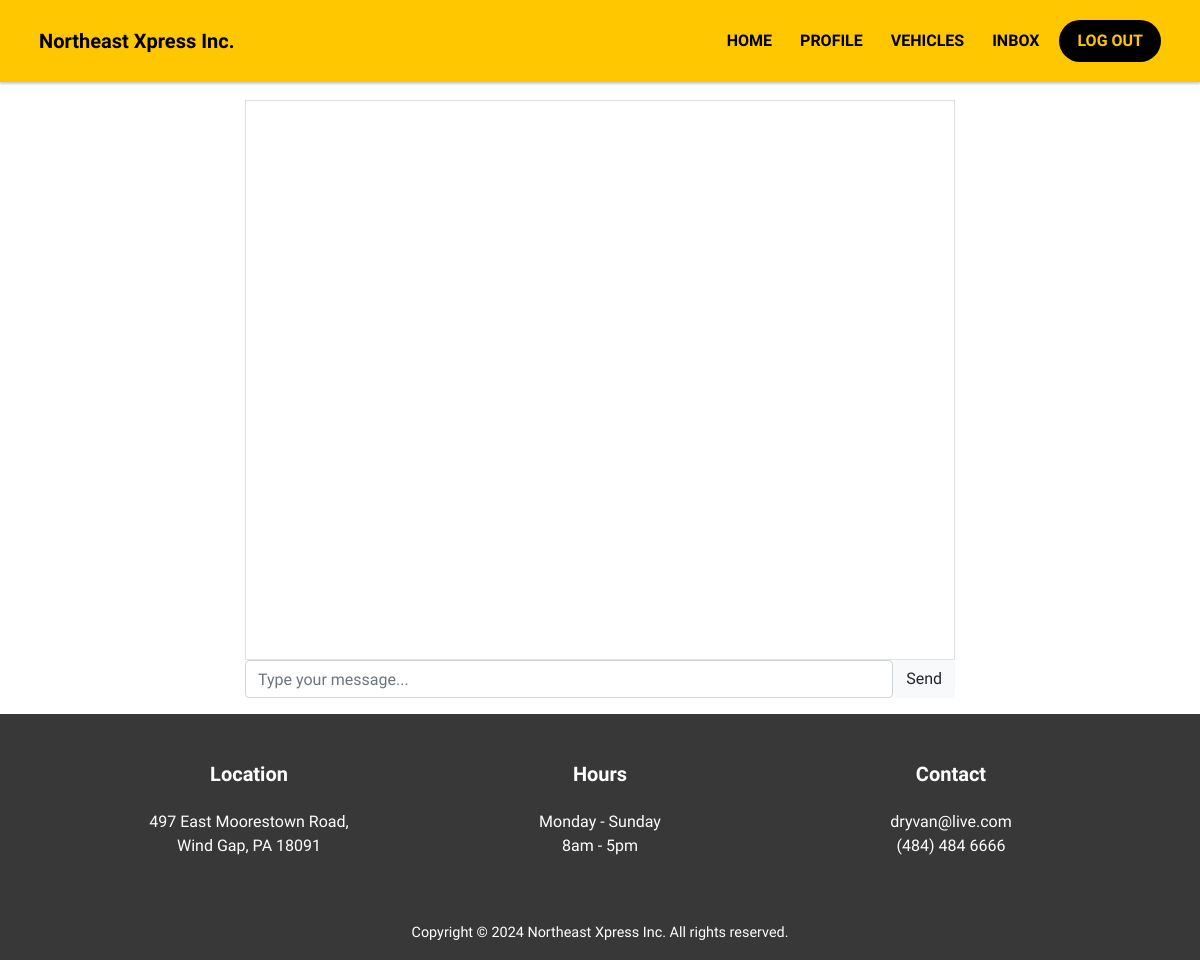
Page /message.php?UserID=2 (signed in) on the earlier database version.
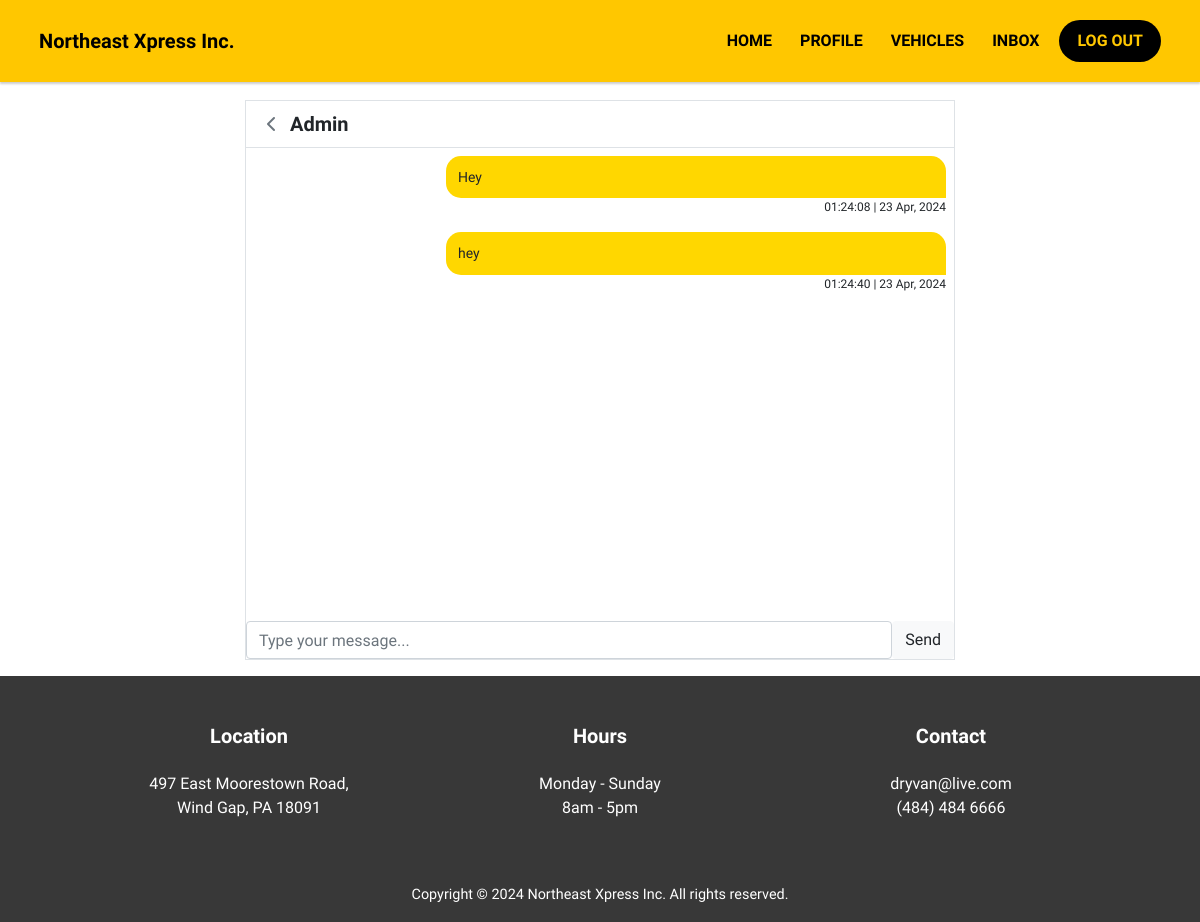
Same page on the later database version.
### tables this page shows
CREATE TABLE `users` (
  `UserID` int NOT NULL,
  `FirstName` varchar(50) DEFAULT NULL,
  `LastName` varchar(50) DEFAULT NULL,
  `Email` varchar(100) DEFAULT NULL,
  `Phone` varchar(15) DEFAULT NULL,
  `Password` varchar(255) DEFAULT NULL,
  `Role` varchar(50) DEFAULT 'user',
  `CreatedAt` timestamp NULL DEFAULT CURRENT_TIMESTAMP,
  `otp` varchar(6) DEFAULT NULL
);

CREATE TABLE `messages` (
  `MessageID` int NOT NULL,
  `UserID` int DEFAULT NULL,
  `MessageContent` text,
  `Timestamp` timestamp NULL DEFAULT CURRENT_TIMESTAMP,
  `sender` enum('user','admin') NOT NULL DEFAULT 'user',
  `read` tinyint(1) NOT NULL DEFAULT '0',
  `isRequest` tinyint(1) NOT NULL DEFAULT '0',
  `requestID` int DEFAULT NULL
);

### includes/db_conn.php (called while the page is built, shortened)
<?php
function isLoggedIn()
{
    return isset($_SESSION['UserID']);
}
function isAdmin()
{
    return (isLoggedIn() && isset($_SESSION['Role']) && $_SESSION['Role'] === 'admin');
}

### message.php (the view, shortened to what this page needs)
<?php
require './includes/db_conn.php';
if (isAdmin()) {
    if (isset($_GET['UserID'])) {
        $userID = $_GET['UserID'];
    } else {
        header("Location: inbox.php");
        exit;
    }
}
?>
<html lang="en">
    <head>
        <link rel="stylesheet" href="https://cdn.jsdelivr.net/npm/bootstrap@4.3.1/dist/css/bootstrap.min.css"
>
        <link rel="stylesheet" href="assets/css/style.css">
        <link rel="stylesheet" href="https://cdnjs.cloudflare.com/ajax/libs/font-awesome/6.5.2/css/all.min.css"
 />
    </head>
    <body class="message-page">
        <?php include './includes/navbar.php'; ?>
        <main class="messages-container">
            <div class="container">
                <div class="col-md-8 col-12 messages mx-auto pb-3">
                    <div class="chat border">
                        <?php
                        $sql = "SELECT * FROM messages WHERE UserID = '$userID' ORDER BY MessageID";
                        $result = $conn->query($sql);
                        $row = $result->fetch_assoc();
                        if (!empty($row)) {
                            $userID = $row['UserID'];
                            $sql2 = "SELECT * FROM users WHERE UserID = '$userID'";
                            $result2 = $conn->query($sql2);
                            $row2 = $result2->fetch_assoc();
                            if (isAdmin()) {
                                $username = $row2['FirstName'];
                            } else {
                                $username = 'Northeast Xpress Inc.';
                            }
                            ?>
                            <div class="chat-header p-2 border-bottom d-flex align-items-center ">
                                <a href="vehicles.php" class="btn fw-bold text-secondary text-white"><i
                                        class="fa fa-chevron-left"></i></a>
                                <h5 class="mb-0 font-weight-bold"><?php echo $username; ?></h5>
                            </div>
                            <div class="chat-body p-2" id="chat-body">
                                <?php
                                while ($row = $result->fetch_assoc()) {
                                    if (isAdmin() && $row['sender'] == 'admin') {
                                        echo '<div class="chat-message sender-message">
                                        <div class="message-content">
                                            <p class="chat-text">' . $row['MessageContent'] . '</p>
                                            <p class="chat-date">' . date('h:i:s | d M, Y', strtotime($row['Timestamp'])) . '</p>
                                        </div>
                                    </div>';
                                    }
                                }
                        }
                        ?>
                        </div>
                        <div class="chat-footer">
                            <form method="post" action="" class="d-flex mb-0">
                                <input type="text" name="message" id="message" placeholder="Type your message..."
                                    class="form-control flex-grow-1">
                                <button class="btn btn-light" name="send">Send</button>
                            </form>
                        </div>
                    </div>
                </div>
            </div>
        </main>
        <div id="contact" class="container-fluid m-0 footer">
            <div class="row justify-content-center red">
                <div class="col-md-4 text-center">
                    <h4>Location</h4>
                    <p>497 East Moorestown Road, <br>Wind Gap, PA 18091</p>
                </div>
                <div class="col-md-4 text-center">
                    <h4>Hours</h4>
                    <p>Monday - Sunday<br>8am - 5pm</p>
                </div>
                <div class="col-md-4 text-center">
                    <h4>Contact</h4>
                    <p>dryvan@live.com<br>
                        <a href="tel:+14844846666"> (484) 484 6666 </a>
                    </p>
                </div>
            </div>
        </div>
        <div class="container-fluid m-0 justify-content-center copyright">
            <div class="row">
                <div class="col">
                    <p> Copyright &copy; 2024 Northeast Xpress Inc. All rights reserved. </p>
                </div>
            </div>
        </div>
    </body>
</html>

Differences in the rows shown:
now on this page (row unchanged): users: FirstName "Admin"
added messages: MessageContent "Hey", Timestamp "01:24:08 | 23 Apr, 2024"
added messages: MessageContent "hey", Timestamp "01:24:40 | 23 Apr, 2024"
